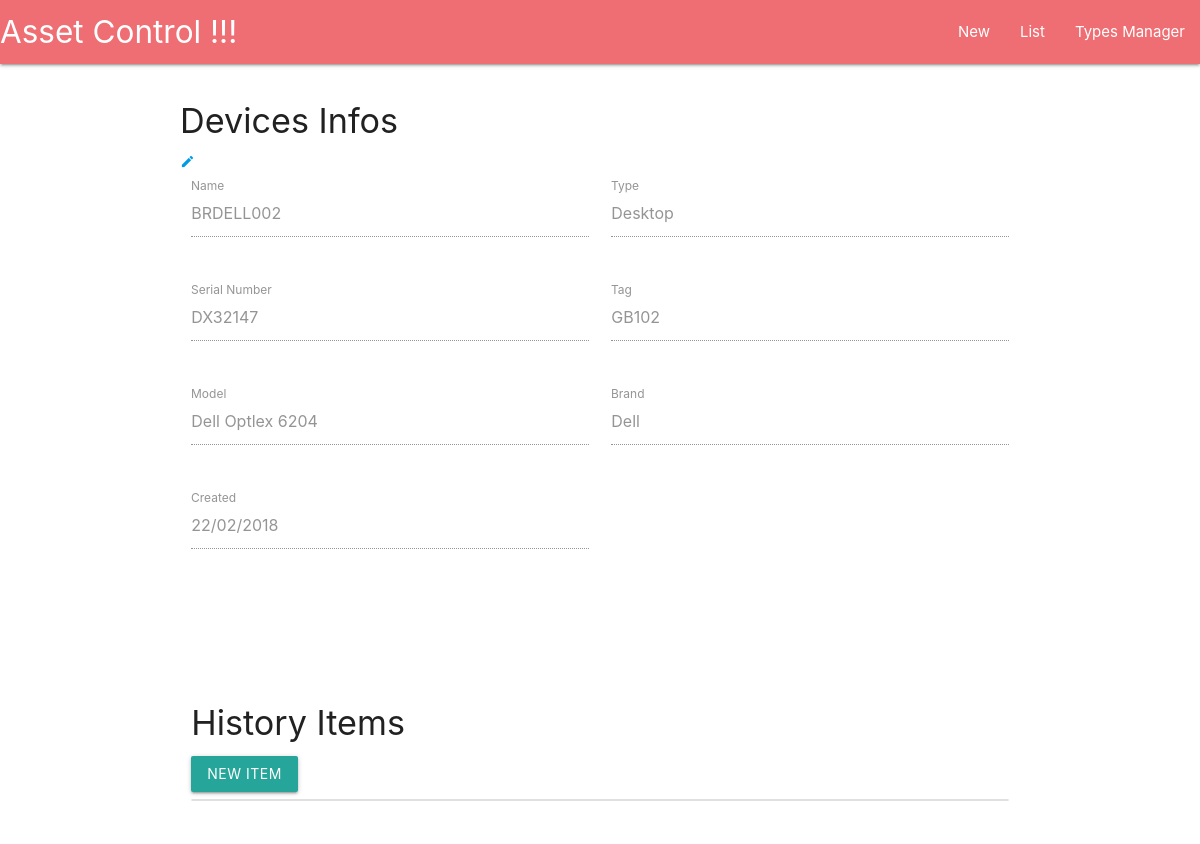
The page /devices/details/2/ on the database its author committed.
### devices/models.py (models this page shows, shortened)
class Device(models.Model):
    serial_number = models.CharField(max_length=40, null=False, blank=False)
    tag = models.CharField(max_length=20, null=False, blank=True)
    model = models.CharField(max_length=30, null=False, blank=False)
    brand = models.CharField(max_length=30, null=False, blank=False)
    name = models.CharField(max_length=40, null=False, blank=False)
    type = models.ForeignKey(Type, related_name='devices', null=False)
    created = models.DateField(auto_created=True, auto_now_add=True)

class Type(models.Model):
    name = models.CharField(max_length=40, null=False, blank=False)

### devices/views.py (the view)
# urls.py: url(r'^devices/details/(?P<pk>[0-9]+)/$', views.DeviceDetailView.as_view(), name='details'),
class DeviceDetailView(DetailView):
    model = Device
    template_name = 'devices/detail.html'
    context_object_name = 'device'

### devices/templates/devices/detail.html (shortened to what this page needs)
{% extends 'app/base.html' %}
{% load staticfiles %}
{% block content %}
<section class="section">
    <div class="row">
        <h4>Devices Infos</h4>
        <a href="{% url 'devices:update' device.pk %}"><i class="tiny material-icons">edit</i></a>
        <form class="col s12">
            <div class="row">
                <div class="input-field col s6">
                    <input type="text" value="{{device.name}}" id="name" disabled>
                    <label for="name">Name</label>
                </div>
                <div class="input-field col s6">
                    <input type="text" value="{{device.type.name}}" id="type" disabled>
                    <label for="type">Type</label>
                </div>
            </div>
            <div class="row">
                <div class="input-field col s6">
                    <input type="text" value="{{device.serial_number}}" id="serial" disabled>
                    <label for="serial">Serial Number</label>
                </div>
                <div class="input-field col s6">
                    <input type="text" value="{{device.tag}}" id="tag" disabled>
                    <label for="tag">Tag</label>
                </div>
            </div>
            <div class="row">
                <div class="input-field col s6">
                    <input type="text" value="{{device.model}}" id="model" disabled>
                    <label for="model">Model</label>
                </div>
                <div class="input-field col s6">
                    <input type="text" value="{{device.brand}}" id="brand" disabled>
                    <label for="brand">Brand</label>
                </div>
            </div>
            <div class="row">
                <div class="input-field col s6">
                    <input type="text" value="{{device.created|date:'d/m/Y'}}" id="created" disabled>
                    <label for="created">Created</label>
                </div>
            </div>
        </form>
    </div>
</section>
<section class="section">
    <div class="row">
        <div class="col s12">
        </div>
    </div>
    <div class="row">
        <div class="col s12">
            <h4>History Items</h4>
            <a class="waves-effect waves-light btn modal-trigger" href="#modalNewItem">New Item</a>
            <ul class="collection" id="history-items">
            </ul>
        </div>
    </div>
</section>
{% endblock %}
{% block extras %}
    {% load staticfiles %}
{% endblock %}

### rows shown on the page
Device: name "BRDELL002", type.name "Desktop", serial_number "DX32147", tag "GB102", model "Dell Optlex 6204", brand "Dell", created "22/02/2018"
